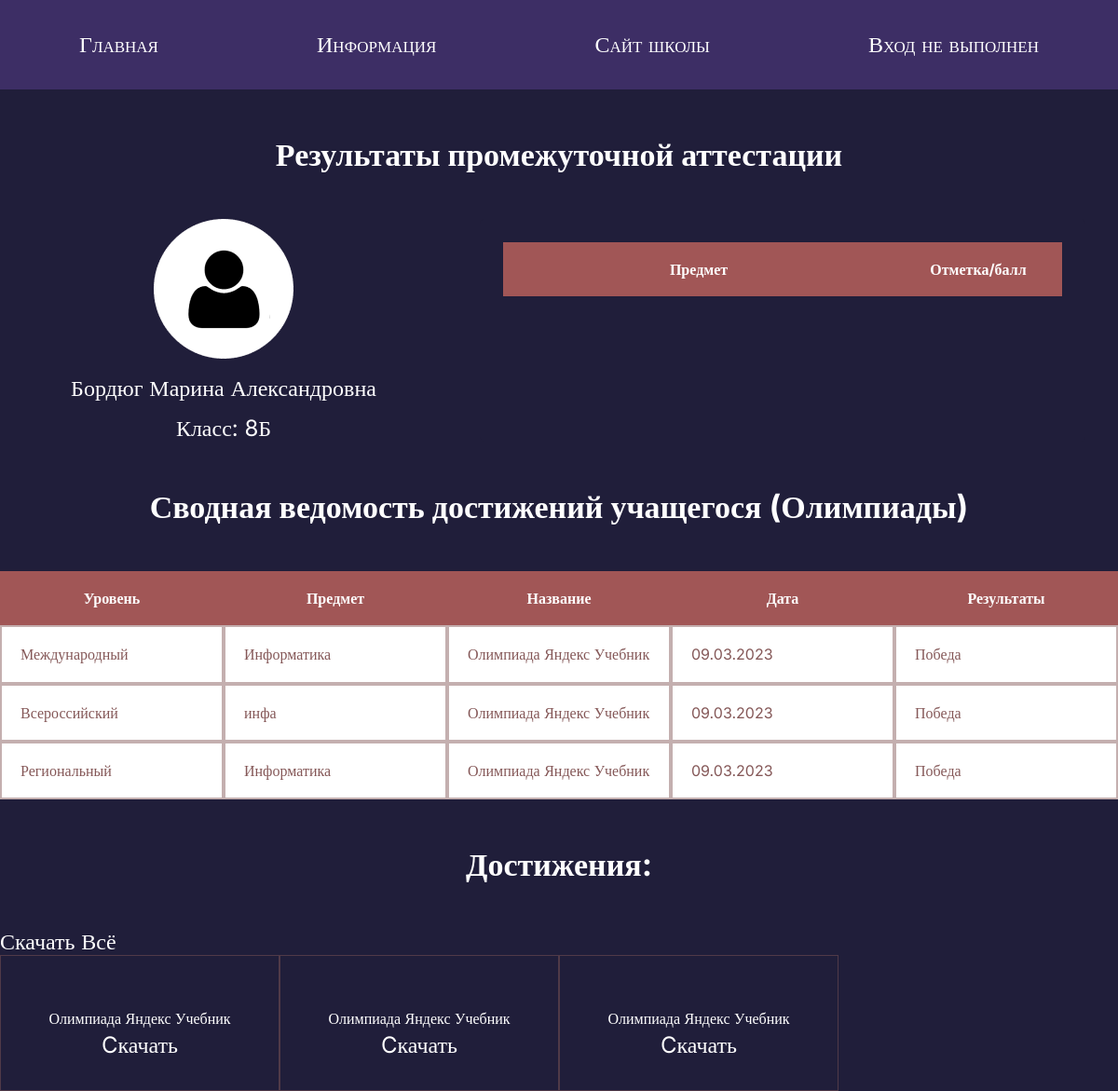
/profile/10, run on an earlier commit of the app's database.
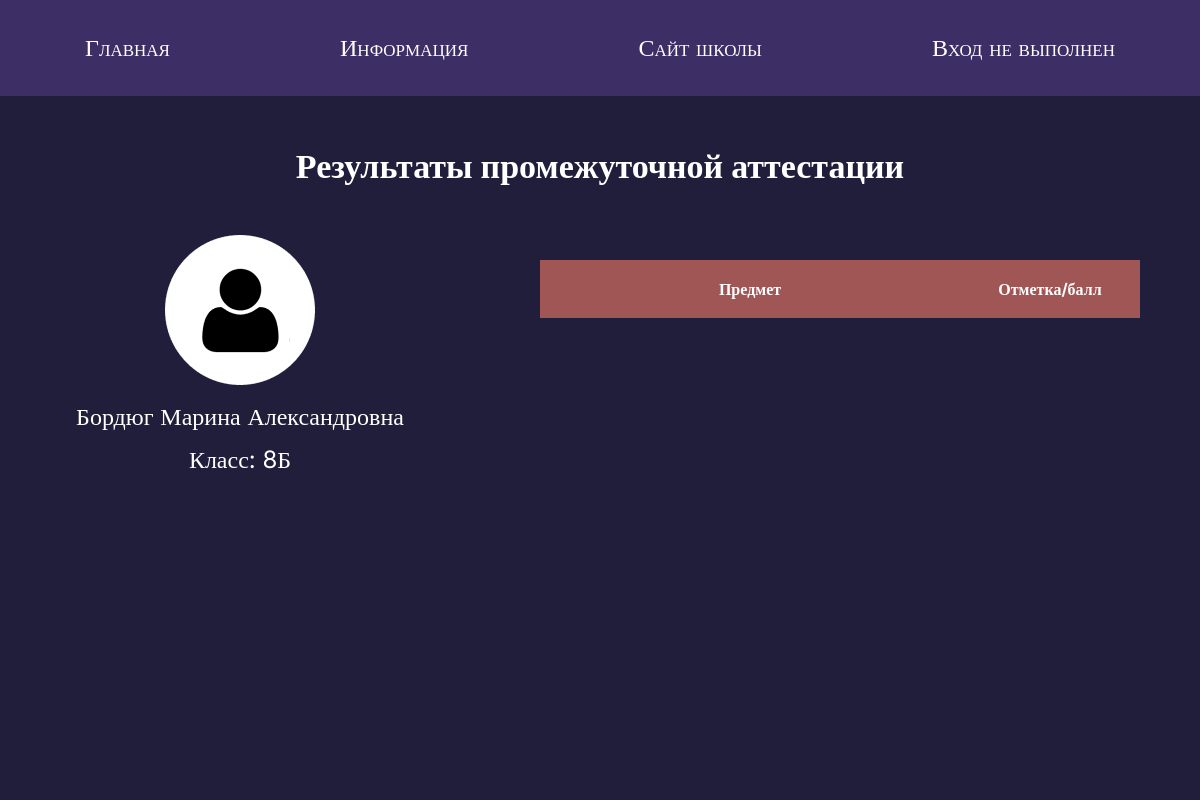
And on a later commit of the database.
### tables this page shows
CREATE TABLE "students" (
	"student_id"	INTEGER NOT NULL,
	"name"	TEXT NOT NULL,
	"login"	TEXT NOT NULL,
	"password"	TEXT NOT NULL,
	"avatar"	BLOB,
	"birth_date"	DATE,
	"created_at"	DATETIME NOT NULL DEFAULT CURRENT_TIMESTAMP,
	"class"	TEXT NOT NULL,
	"teacher_id"	INTEGER NOT NULL,
	"old"	INTEGER NOT NULL,
	FOREIGN KEY("teacher_id") REFERENCES "teachers"("teacher_id") ON DELETE CASCADE ON UPDATE CASCADE,
	PRIMARY KEY("student_id" AUTOINCREMENT)
);

CREATE TABLE "portfolio" (
	"portfolio_id"	INTEGER NOT NULL,
	"event_name"	TEXT NOT NULL,
	"event_type"	TEXT NOT NULL,
	"student_id"	INTEGER NOT NULL,
	"created_at"	DATETIME NOT NULL DEFAULT CURRENT_TIMESTAMP,
	"event_file_uuid"	TEXT,
	"event_level"	TEXT,
	"event_result"	TEXT,
	"event_date"	TEXT,
	PRIMARY KEY("portfolio_id" AUTOINCREMENT),
	FOREIGN KEY("student_id") REFERENCES "students"("student_id") ON DELETE CASCADE ON UPDATE CASCADE
);

### main.py (the view, shortened to what this page needs)
@app.route("/profile/<student_id>", methods=["POST", "GET"])
def profile_by_id(student_id):
    exams_subjects = ["Русский язык", "Литература", "Алгебра", "Геометрия", "Информатика", "Музыка",
                      "ОБЖ", "Физическая культура", "Технология", "Английский язык", "Литература Республики Коми",
                      "История", "Родная (русская) литература", "Родной (русский) язык", "Биология",
                      "Химия", "Физика", "География", "Обществознание"]
    student = db.get_student_by_student_id(student_id)
    portfolio = db.get_portfolio_by_student_id(student_id)
    exams = db.get_exams_by_student_id(student_id)
    return render_template("student-profile.html", title="Student profile", student=student, port=portfolio,
                                                exams=exams, subjects=exams_subjects, old = student[-1], N=None)

### database.py (called while the page is built)
    def get_portfolio_by_student_id(self, student_id):
        sql = """SELECT * FROM portfolio WHERE student_id = ?"""
        self.cursor.execute(sql, (student_id,))
        return self.cursor.fetchall()

    def get_exams_by_student_id(self, student_id):
        sql = """SELECT * FROM exams WHERE student_id = ?"""
        self.cursor.execute(sql, (student_id,))
        return self.cursor.fetchall()

    def get_student_by_student_id(self, student_id):
        sql = """SELECT * FROM students WHERE student_id = ?"""
        self.cursor.execute(sql, (student_id, ))
        result = self.cursor.fetchone()
        if not result:
            return None
        return result

### templates/student-profile.html (shortened to what this page needs)
{% extends 'base.html' %}
{% block content %}
  <section class="profile-page-st">
    <div class="container">
      <h2 class="header-page">Результаты промежуточной аттестации</h2>
      <div class="student-card">
        <div class="student-info">
          <img src={{url_for('static', filename='img/avatar 1.png')}}  alt="avatar-1" class="avatar-2">
          <p class="port-text">{{ student[1] }}</p>
          <p class="port-text">Класс: {{ student[7] }}</p>
        </div>
        <form class="student-table" method="post">
          <table class="marks">
            <thead>
              <tr>
                <th>Предмет</th>
                <th>Отметка/балл</th>
              </tr>
            </thead>
          </table>
        </form>
      </div>
      {% if port %}
        <p class="header-page"><strong>Сводная ведомость достижений учащегося (Олимпиады)</strong></p>
        <div class="marks-tb">
          <table class="marks-2">
            <thead>
              <tr>
                <th class="th-2">Уровень</th>
                <th class="th-2">Предмет</th>
                <th class="th-2">Название</th>
                <th class="th-2">Дата</th>
                <th class="th-2">Результаты</th>
              </tr>
            </thead>
            <tbody>
              {% for item in port %}
                <tr>
                  <td class="td-2">{{item[6]}}</td>
                  <td class="td-2">{{item[2]}}</td>
                  <td class="td-2">{{item[1]}}</td>
                  <td class="td-2">{{item[-1]}}</td>
                  <td class="td-2">{{item[-2]}}</td>
                </tr>
              {% endfor %}
            </tbody>
          </table>
        </div>
        <p class="header-page"><strong>Достижения:</strong></p>
        <a href='/profile/download-all/{{student[0]}}' class="portfolio-link">Скачать Всё</a>
        <div class="portfolio-files">
          {% for item in port %}
            <div class="portfolio-item">
              <p class="portfolio-title">{{item[1]}}</p>
              <a href='/download/{{ item[5] }}' class="portfolio-link">Cкачать</a>
            </div>
          {% endfor %}
        </div>
      {% else %}
        {% if "student_id" in session %}
        <a href="/add-portfolio" type="submit" class="button-center button-add"><strong>Добавить достижение</strong></a>
        {% endif %}
      {% endif %}
    </div>
  </section>
{% endblock %}

### templates/base.html (shortened to what this page needs)
<!DOCTYPE html>
<html lang="en">
<head>
    <link rel="stylesheet" href={{url_for('static', filename='css/normalize.css')}}>
    <link rel="stylesheet" href={{url_for('static', filename='css/styles.css')}}>
</head>
<body>
<header>
    <a href={{url_for('index')}} class="link-a">Главная</a>
    <a href={{url_for('info')}} class="link-a">Информация</a>
    <a href="https://thl-syktyvkar.gosuslugi.ru/" class="link-a" target="_blank">Сайт школы</a>
    {% if "teacher_id" in session %}
        <a href={{url_for("logout")}} class="link-a">{{(session["login"])[ :session["login"].rfind(" ")]}}<br>(Выйти)</a>
    {% elif "student_id" in session %}
        <a href={{url_for("logout")}} class="link-a">{{(session["login"])[ :session["login"].rfind(" ")]}}<br>(Выйти)</a>
    {% else %}
        <a class="link-a">Вход не выполнен</a>
    {% endif %}
</header>
{% block content %}
{% endblock %}
</body>
</html>

### static/css/styles.css (style rules this page uses)
* { margin: 0; padding: 0; box-sizing: border-box; font-family: Inter; }
header { width: 100%; display: flex; justify-content: space-around; align-items: center; background-color: #3D2E65; height: 12vh; }
.link-a { font-variant: small-caps; }
form { margin: 0 auto; max-width: 650px; box-shadow: 20px 20px 0px #443C5B; background-color: #FFFFFF; border-radius: 5px; padding: 25px; }
.container { max-width: 1200px; margin: 0 auto; }
a { text-decoration: none; color: white; font-family: Inter; font-size: 24px; }
thead { display: flex; }
tr { width: 100%; display: flex; align-items: stretch; }
th:first-child, td:first-child { width: 70%; }
th:last-child, td:last-child { width: 30%; }
table { border-collapse: collapse; }
th, td { border: 2px solid #8558587a; padding: 20px 20px; text-align: left; color: #855858; }
th { background-color: #A15656; color: #FFFFFF; border: none; text-align: center; }
.port-text { color: #FFFFFF; font-family: Inter; font-size: 24px; margin-top: 15px; }
.header-page { color: #FFFFFF; font-size: 34px; text-align: center; padding: 50px 0; }
.marks { background-color: #FFFFFF; width: 100%; }
.profile-page-st { min-height: 88vh; width: 100%; background-color: #201E3A; }
.student-card { display: flex; justify-content: space-between; }
.student-info { width: 40%; text-align: center; }
.student-table { width: 60%; border: none; box-shadow: none; background-color: #201E3A; text-align: center; }

What changed in the data, as far as the page shows it:
removed portfolio: event_level "Международный", event_type "Информатика", event_name "Олимпиада Яндекс Учебник", event_date "09.03.2023", event_result "Победа"
removed portfolio: event_level "Всероссийский", event_type "инфа", event_name "Олимпиада Яндекс Учебник", event_date "09.03.2023", event_result "Победа"
removed portfolio: event_level "Региональный", event_type "Информатика", event_name "Олимпиада Яндекс Учебник", event_date "09.03.2023", event_result "Победа"
Also different on the page:
text no longer shown: "Сводная ведомость достижений учащегося (Олимпиады) Уровень Предмет Название Дата Результаты Достижения: Скачать Всё"
